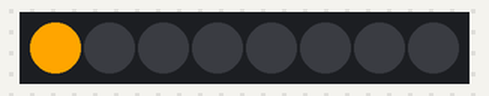
The sketch below on a simulated Arduino Uno, built with avr-gcc and run on an emulated ATmega328P. On the bench: 8 RGB LEDs in strip order, left to right. Dim RGB values are drawn brighter than linear.

Above: at 0.1 s.
At 3.6 s:
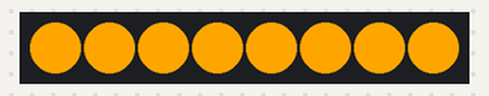
At 5.6 s:
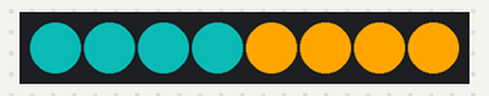
At 7.6 s:
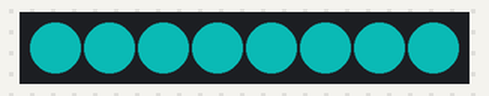
At 8.6 s:
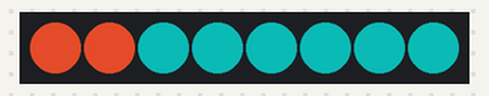
At 11.6 s:
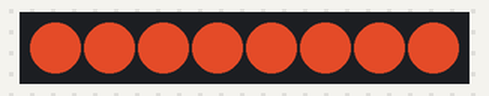
Timing chart, 0 to 40.0 s (numbered marks = the images above):
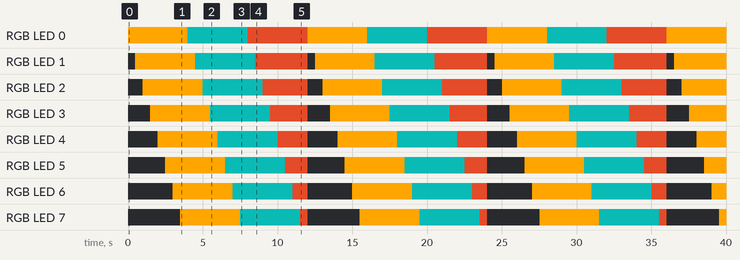

The sketch:

LED_strips.ino
```cpp
#include <Adafruit_NeoPixel.h>

#define PIN 6
#define NUMPIXELS 8
#define DELAYVAL 500

Adafruit_NeoPixel pixels(NUMPIXELS, PIN);

void setup() {
  pixels.begin();
}

void loop() {
  pixels.clear();
  for(int i=0; i<NUMPIXELS; i++) {
    pixels.setPixelColor(i, 255, 165, 0);
    pixels.show();
    delay(DELAYVAL);
  }
  for(int i=0; i<NUMPIXELS; i++) {
    pixels.setPixelColor(i, 4, 73, 71);
    pixels.show();
    delay(DELAYVAL);
  }
  for(int i=0; i<NUMPIXELS; i++) {
    pixels.setPixelColor(i, 170, 56, 30);
    pixels.show();
    delay(DELAYVAL);
  }
}
```

Measured:
- by itself, RGB LED 0: repeats every 12.0 s: RGB(4, 73, 71) 4.0 s, RGB(170, 56, 30) 4.0 s, RGB(255, 165, 0) 4.0 s
- by itself, RGB LED 1: repeats every 12.0 s: RGB(4, 73, 71) 4.0 s, RGB(170, 56, 30) 3.5 s, off 0.50 s, RGB(255, 165, 0) 4.0 s
- by itself, RGB LED 2: repeats every 12.0 s: RGB(4, 73, 71) 4.0 s, RGB(170, 56, 30) 3.0 s, off 1.0 s, RGB(255, 165, 0) 4.0 s
- by itself, RGB LED 3: repeats every 12.0 s: RGB(4, 73, 71) 4.0 s, RGB(170, 56, 30) 2.5 s, off 1.5 s, RGB(255, 165, 0) 4.0 s
- by itself, RGB LED 4: repeats every 12.0 s: RGB(4, 73, 71) 4.0 s, RGB(170, 56, 30) 2.0 s, off 2.0 s, RGB(255, 165, 0) 4.0 s
- by itself, RGB LED 5: repeats every 12.0 s: RGB(4, 73, 71) 4.0 s, RGB(170, 56, 30) 1.5 s, off 2.5 s, RGB(255, 165, 0) 4.0 s
- by itself, RGB LED 6: repeats every 12.0 s: RGB(4, 73, 71) 4.0 s, RGB(170, 56, 30) 1.0 s, off 3.0 s, RGB(255, 165, 0) 4.0 s
- by itself, RGB LED 7: repeats every 12.0 s: RGB(4, 73, 71) 4.0 s, RGB(170, 56, 30) 0.50 s, off 3.5 s, RGB(255, 165, 0) 4.0 s
